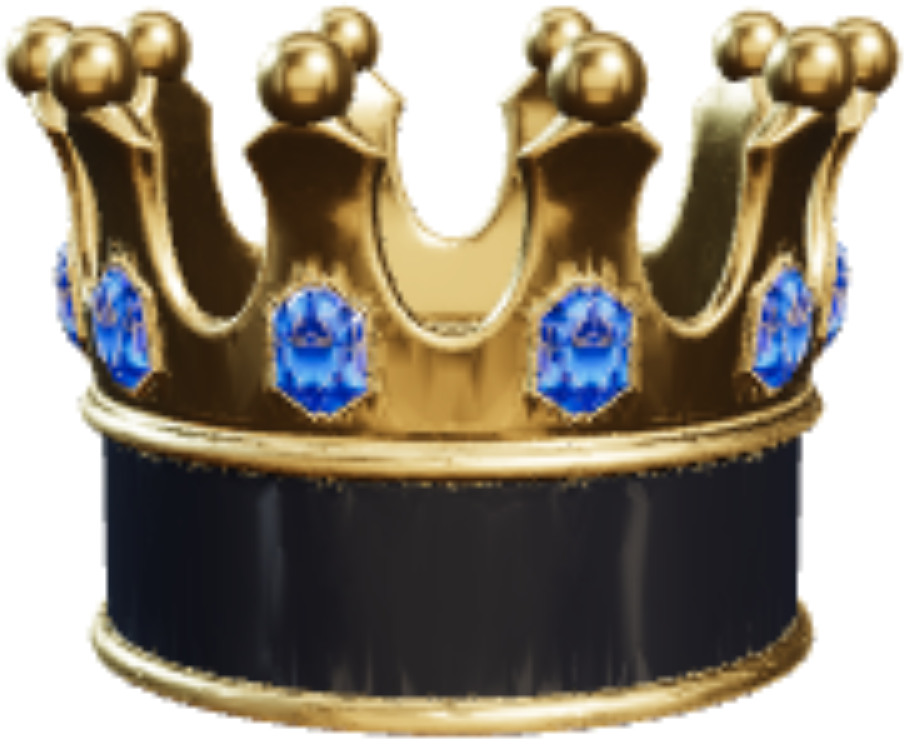
#> input picture assets/crown/crown-still.png, 904 x 739 px
$ python make-card-back.py
#> lines starting #> are read from the running program, lines starting #| are printed output that depends on the picture; after the words box and inside, x2 and y2 are one past the last pixel; in counts of white or black regions, pixels touching at a corner belong together
"""Crowns card back: satin black, full-bleed fine guilloche rings in dark gold, the card
crown in the middle. No frame line (a thin gold frame on black is Lorcana's back; gold on
navy is One Piece's), per docs/design/culture/study.md, direction 7.
Run: python scripts/make-card-back.py   ->  assets/card-back.webp (630 x 880, 63 x 88 mm)
"""
import math
from pathlib import Path
from PIL import Image, ImageDraw, ImageFilter

ROOT = Path(__file__).resolve().parent.parent
W, H, S = 630, 880, 3                      # draw at 3x, downsample for clean lines
w, h = W * S, H * S
img = Image.new('RGBA', (w, h), (7, 8, 11, 255))
d = ImageDraw.Draw(img)
cx, cy = w / 2, h * 0.5
for i, r in enumerate(range(10 * S, int(h * 0.75), 13 * S)):   # wide spacing: fine rings turn to moire at card size
    pts = []
    for k in range(721):
        a = k / 720 * math.tau
        rr = r + math.sin(a * 24 + r * 0.004) * 2.2 * S          # guilloche wobble
        pts.append((cx + math.cos(a) * rr, cy + math.sin(a) * rr * 1.18))
    shade = 46 + int(18 * (0.5 + 0.5 * math.cos(i * 0.35)))
    d.line(pts, fill=(shade + 22, shade + 8, shade - 14, 255), width=2 * S)
# soft vignette so the rings fade toward the edges
vig = Image.new('L', (w, h), 0)
#> vig: PIL image 1890x2640 L; every value is 0
ImageDraw.Draw(vig).ellipse((-w * 0.25, -h * 0.2, w * 1.25, h * 1.2), fill=255)
#> vig: PIL image 1890x2640 L; every value is 255
vig = vig.filter(ImageFilter.GaussianBlur(160 * S / 3))
base = Image.new('RGBA', (w, h), (7, 8, 11, 255))
img = Image.composite(img, base, vig)
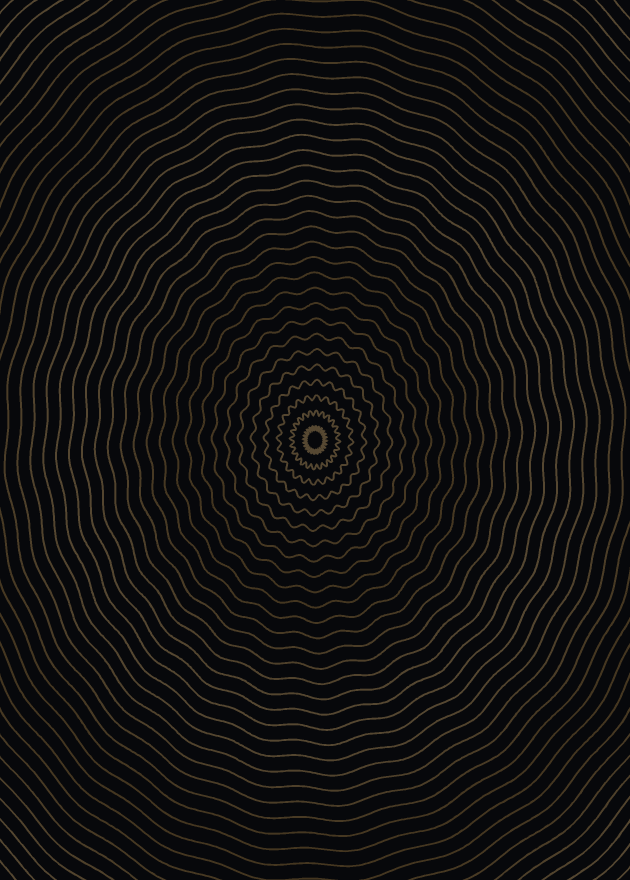
#> img: PIL image 1890x2640 RGBA (shown at 1/3 size); mean R, G, B, A 16.6, 15.5, 15, 255
# the crown, centred
crown = Image.open(ROOT / 'assets' / 'crown' / 'crown-still.png').convert('RGBA')
#> crown is the input picture: PIL image 904x739 RGBA; mean R, G, B, A 79.1, 69.5, 53.5, 182.9
cw = int(w * 0.62)
crown = crown.resize((cw, int(crown.height * cw / crown.width)), Image.LANCZOS)
#> crown: PIL image 1171x957 RGBA
img.alpha_composite(crown, (int(cx - cw / 2), int(cy - crown.height / 2)))
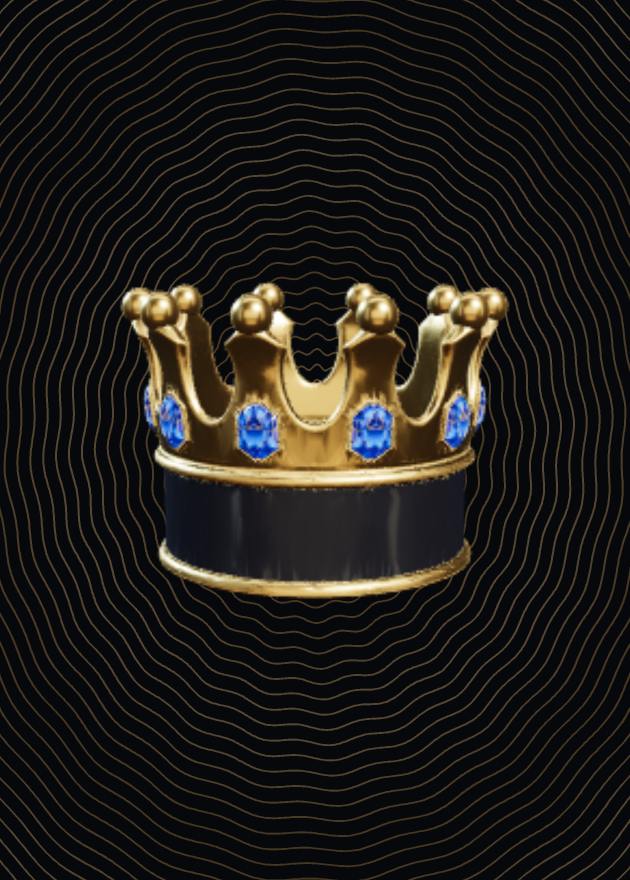
#> img: PIL image 1890x2640 RGBA (shown at 1/3 size); mean R, G, B, A 30.7, 27.7, 24, 255
# physical corner radius (3 mm of 63 mm)
mask = Image.new('L', (w, h), 0)
ImageDraw.Draw(mask).rounded_rectangle((0, 0, w - 1, h - 1), radius=int(w * 3 / 63), fill=255)
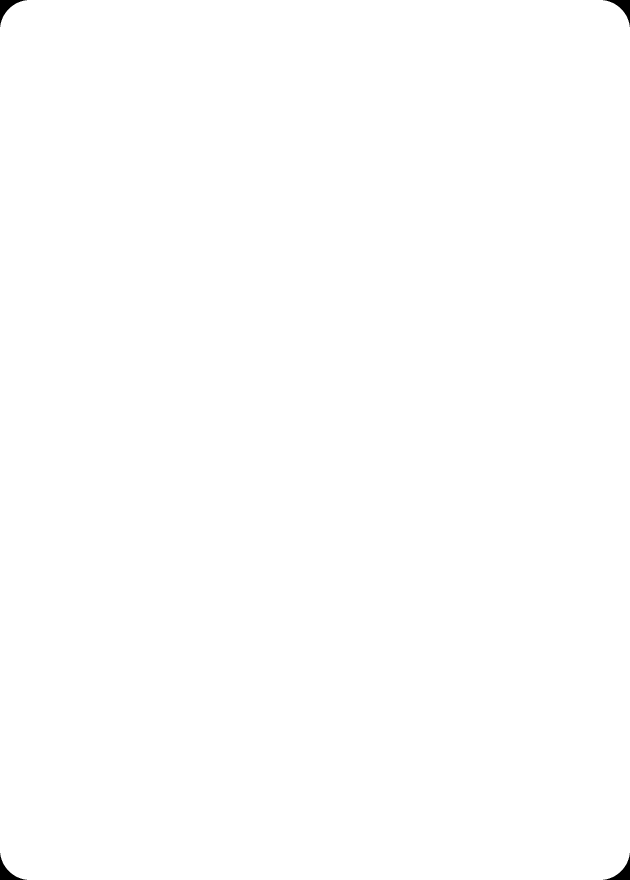
#> mask: PIL image 1890x2640 L (shown at 1/3 size); 99.9% white; 4 black regions, box (x1, y1, x2, y2) and area: (0, 0, 81, 81) 1765, (1809, 0, 1890, 81) 1765, (0, 2559, 81, 2640) 1765, (1809, 2559, 1890, 2640) 1765
img.putalpha(mask)
out = ROOT / 'assets' / 'card-back.webp'
img.resize((W, H), Image.LANCZOS).save(out, 'WEBP', quality=90, method=6)
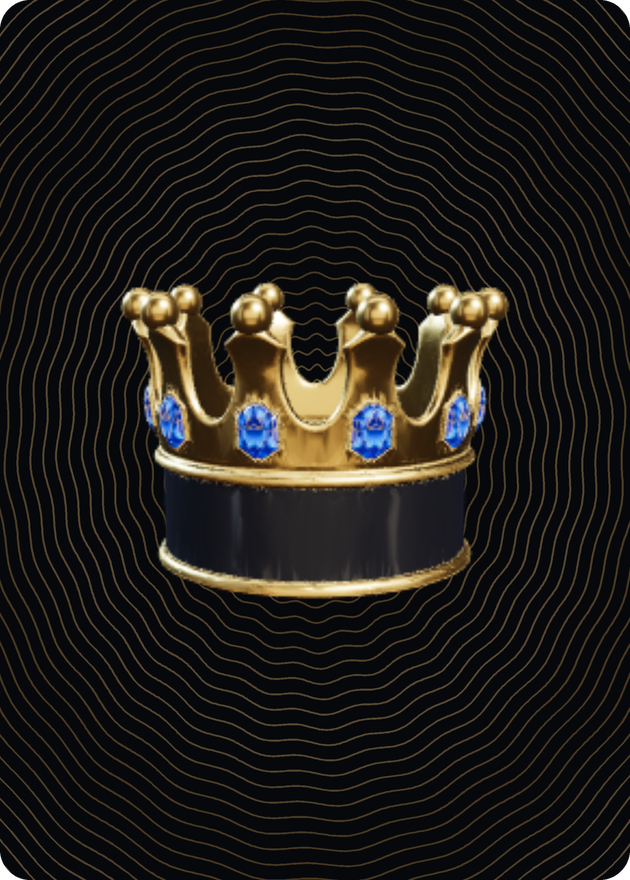
#> saved as card-back.webp: PIL image 630x880 RGBA; mean R, G, B, A 30.6, 27.7, 24, 254.6; transparent parts drawn white
print('wrote', out, out.stat().st_size // 1024, 'KB')
